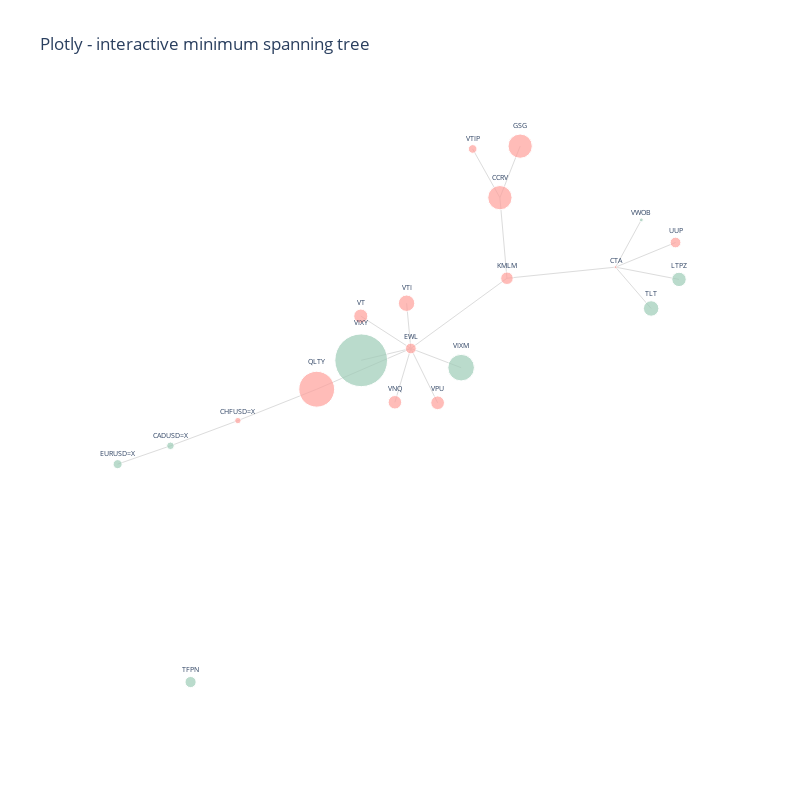

The notebook cell saved with this chart:
### Markdown cell above
To plot the network we define the scatter plot (tracer) and line plot (tracer_marker) series and define some cosmetic parameters which dictate the graph layout.

### Code cell
# Plot graph

# edges
tracer = go.Scatter(
    x=Xedges,
    y=Yedges,
    mode="lines",
    line=dict(color="#DCDCDC", width=1),
    hoverinfo="none",
    showlegend=False,
)


# nodes
tracer_marker = go.Scatter(
    x=Xnodes,
    y=Ynodes,
    mode="markers+text",
    textposition="top center",
    marker=dict(size=node_size, line=dict(width=1), color=node_colour),
    hoverinfo="text",
    hovertext=description,
    text=node_label,
    textfont=dict(size=7),
    showlegend=False,
)


axis_style = dict(
    title="",
    titlefont=dict(size=20),
    showgrid=False,
    zeroline=False,
    showline=False,
    ticks="",
    showticklabels=False,
)


layout = dict(
    title="Plotly - interactive minimum spanning tree",
    width=800,
    height=800,
    autosize=False,
    showlegend=False,
    xaxis=axis_style,
    yaxis=axis_style,
    hovermode="closest",
    plot_bgcolor="#fff",
)


fig = go.Figure()
fig.add_trace(tracer)
fig.add_trace(tracer_marker)
fig.update_layout(layout)

fig.show()

display(
    HTML(
        """
        <p>Node sizes are proportional to the size of
        annualised returns.<br>Node colours signify positive
        or negative returns since beginning of the timeframe.</p>
        """
    )
)

### Figure 1 — Plotly figure (JSON) as saved in the notebook; plotly's stock layout.template omitted (floating-point values rounded to 4 significant figures)
{"data": [{"hoverinfo": "none", "line": {"color": "#DCDCDC", "width": 1}, "mode": "lines", "showlegend": false, "type": "scatter", "x": [-0.6794, -0.506, null, -0.6794, -0.8153, null, 0.1677, 0.2197, null, 0.1677, 0.1858, null, 0.1677, 0.09759, null, -0.506, -0.3034, null, 0.4651, 0.1858, null, 0.4651, 0.6282, null, 0.4651, 0.5565, null, 0.4651, 0.6192, null, 0.4651, 0.5313, null, -0.06133, 0.1858, null, -0.06133, -0.3034, null, -0.06133, 0.06796, null, -0.06133, -0.189, null, -0.06133, -0.1023, null, -0.06133, 0.007514, null, -0.06133, -0.19, null, -0.06133, -0.0723, null], "y": [-0.3234, -0.2512, null, -0.3234, -0.3759, null, 0.3874, 0.5349, null, 0.3874, 0.1566, null, 0.3874, 0.5269, null, -0.2512, -0.1613, null, 0.1883, 0.1566, null, 0.1883, 0.1532, null, 0.1883, 0.06997, null, 0.1883, 0.2589, null, 0.1883, 0.3237, null, -0.04455, 0.1566, null, -0.04455, -0.1613, null, -0.04455, -0.09954, null, -0.04455, -0.07842, null, -0.04455, -0.1987, null, -0.04455, -0.2002, null, -0.04455, 0.04812, null, -0.04455, 0.085, null]}, {"hoverinfo": "text", "hovertext": ["<b>CADUSD=X</b><br>Annualized Returns: 2.3%<br>Annualized Volatility: 7.1%<br><br>Strongest correlations with: <br>EURUSD=X: 0.53<br>CHFUSD=X: 0.44<br>QLTY: -0.27<br><br>Weakest correlations with: <br>VTI: -0.00<br>VT: -0.01<br>LTPZ: -0.01<br>", "<b>CCRV</b><br>Annualized Returns: -23.6%<br>Annualized Volatility: 21.2%<br><br>Strongest correlations with: <br>GSG: 0.92<br>KMLM: 0.35<br>VTIP: 0.35<br><br>Weakest correlations with: <br>CHFUSD=X: -0.01<br>EURUSD=X: -0.03<br>CTA: -0.04<br>", "<b>CHFUSD=X</b><br>Annualized Returns: -1.6%<br>Annualized Volatility: 7.9%<br><br>Strongest correlations with: <br>EURUSD=X: 0.75<br>CADUSD=X: 0.44<br>QLTY: -0.32<br><br>Weakest correlations with: <br>VWOB: -0.00<br>KMLM: 0.00<br>CCRV: -0.01<br>", "<b>CTA</b><br>Annualized Returns: -0.3%<br>Annualized Volatility: 17.2%<br><br>Strongest correlations with: <br>UUP: 0.41<br>VTIP: -0.41<br>KMLM: 0.40<br><br>Weakest correlations with: <br>QLTY: -0.00<br>GSG: -0.03<br>VIXM: 0.03<br>", "<b>EURUSD=X</b><br>Annualized Returns: 3.2%<br>Annualized Volatility: 7.8%<br><br>Strongest correlations with: <br>CHFUSD=X: 0.75<br>CADUSD=X: 0.53<br>QLTY: -0.31<br><br>Weakest correlations with: <br>KMLM: 0.01<br>TFPN: 0.02<br>VTI: -0.02<br>", "<b>EWL</b><br>Annualized Returns: -4.6%<br>Annualized Volatility: 16.4%<br><br>Strongest correlations with: <br>VT: 0.81<br>VTI: 0.74<br>VNQ: 0.62<br><br>Weakest correlations with: <br>CADUSD=X: 0.02<br>EURUSD=X: -0.02<br>CHFUSD=X: -0.07<br>", "<b>GSG</b><br>Annualized Returns: -23.5%<br>Annualized Volatility: 24.2%<br><br>Strongest correlations with: <br>CCRV: 0.92<br>KMLM: 0.36<br>VTIP: 0.35<br><br>Weakest correlations with: <br>CHFUSD=X: -0.02<br>CTA: -0.03<br>EURUSD=X: -0.04<br>", "<b>KMLM</b><br>Annualized Returns: -6.3%<br>Annualized Volatility: 17.2%<br><br>Strongest correlations with: <br>VWOB: -0.49<br>TLT: -0.46<br>CTA: 0.40<br><br>Weakest correlations with: <br>CHFUSD=X: 0.00<br>EURUSD=X: 0.01<br>VIXY: 0.10<br>", "<b>LTPZ</b><br>Annualized Returns: 8.3%<br>Annualized Volatility: 18.5%<br><br>Strongest correlations with: <br>TLT: 0.81<br>VTIP: 0.68<br>VWOB: 0.58<br><br>Weakest correlations with: <br>CADUSD=X: -0.01<br>EURUSD=X: 0.02<br>CHFUSD=X: 0.02<br>", "<b>QLTY</b><br>Annualized Returns: -51.3%<br>Annualized Volatility: 9.7%<br><br>Strongest correlations with: <br>VTI: 0.88<br>VT: 0.82<br>VIXY: -0.55<br><br>Weakest correlations with: <br>CTA: -0.00<br>VTIP: 0.07<br>TFPN: -0.09<br>", "<b>TFPN</b><br>Annualized Returns: 5.0%<br>Annualized Volatility: 6.3%<br><br>Strongest correlations with: <br>KMLM: 0.22<br>CCRV: 0.12<br>LTPZ: -0.12<br><br>Weakest correlations with: <br>VTIP: -0.00<br>VT: -0.01<br>VIXM: 0.01<br>", "<b>TLT</b><br>Annualized Returns: 9.5%<br>Annualized Volatility: 17.6%<br><br>Strongest correlations with: <br>LTPZ: 0.81<br>VWOB: 0.59<br>KMLM: -0.46<br><br>Weakest correlations with: <br>VIXM: -0.01<br>VIXY: 0.01<br>CADUSD=X: -0.04<br>", "<b>UUP</b><br>Annualized Returns: -4.6%<br>Annualized Volatility: 7.5%<br><br>Strongest correlations with: <br>EWL: -0.62<br>VT: -0.54<br>VWOB: -0.51<br><br>Weakest correlations with: <br>CHFUSD=X: -0.01<br>EURUSD=X: -0.02<br>CADUSD=X: -0.04<br>", "<b>VIXM</b><br>Annualized Returns: 28.3%<br>Annualized Volatility: 28.6%<br><br>Strongest correlations with: <br>VIXY: 0.92<br>VT: -0.75<br>VTI: -0.75<br><br>Weakest correlations with: <br>TFPN: 0.01<br>TLT: -0.01<br>EURUSD=X: 0.03<br>", "<b>VIXY</b><br>Annualized Returns: 111.2%<br>Annualized Volatility: 65.7%<br><br>Strongest correlations with: <br>VIXM: 0.92<br>VT: -0.76<br>VTI: -0.76<br><br>Weakest correlations with: <br>TLT: 0.01<br>CADUSD=X: 0.01<br>EURUSD=X: 0.02<br>", "<b>VNQ</b><br>Annualized Returns: -7.3%<br>Annualized Volatility: 20.4%<br><br>Strongest correlations with: <br>VTI: 0.76<br>VT: 0.75<br>VPU: 0.69<br><br>Weakest correlations with: <br>CHFUSD=X: -0.02<br>EURUSD=X: 0.02<br>CADUSD=X: 0.02<br>", "<b>VPU</b><br>Annualized Returns: -7.5%<br>Annualized Volatility: 17.9%<br><br>Strongest correlations with: <br>VNQ: 0.69<br>QLTY: 0.53<br>VTI: 0.52<br><br>Weakest correlations with: <br>CADUSD=X: -0.02<br>CHFUSD=X: -0.04<br>EURUSD=X: -0.06<br>", "<b>VT</b><br>Annualized Returns: -8.0%<br>Annualized Volatility: 16.9%<br><br>Strongest correlations with: <br>VTI: 0.98<br>QLTY: 0.82<br>EWL: 0.81<br><br>Weakest correlations with: <br>TFPN: -0.01<br>CADUSD=X: -0.01<br>EURUSD=X: -0.03<br>", "<b>VTI</b><br>Annualized Returns: -10.8%<br>Annualized Volatility: 18.3%<br><br>Strongest correlations with: <br>VT: 0.98<br>QLTY: 0.88<br>VNQ: 0.76<br><br>Weakest correlations with: <br>CADUSD=X: -0.00<br>TFPN: 0.02<br>EURUSD=X: -0.02<br>", "<b>VTIP</b><br>Annualized Returns: -3.0%<br>Annualized Volatility: 3.3%<br><br>Strongest correlations with: <br>LTPZ: 0.68<br>VWOB: 0.48<br>TLT: 0.45<br><br>Weakest correlations with: <br>TFPN: -0.00<br>EURUSD=X: 0.06<br>CHFUSD=X: 0.06<br>", "<b>VWOB</b><br>Annualized Returns: 0.6%<br>Annualized Volatility: 10.7%<br><br>Strongest correlations with: <br>VT: 0.61<br>TLT: 0.59<br>LTPZ: 0.58<br><br>Weakest correlations with: <br>CHFUSD=X: -0.00<br>EURUSD=X: 0.02<br>TFPN: -0.03<br>"], "marker": {"color": ["#9eccb7", "#ffa09b", "#ffa09b", "#ffa09b", "#9eccb7", "#ffa09b", "#ffa09b", "#ffa09b", "#9eccb7", "#ffa09b", "#9eccb7", "#9eccb7", "#ffa09b", "#9eccb7", "#9eccb7", "#ffa09b", "#ffa09b", "#ffa09b", "#ffa09b", "#ffa09b", "#9eccb7"], "line": {"width": 1}, "size": [7.578, 24.27, 6.349, 2.827, 9.003, 10.74, 24.24, 12.51, 14.38, 35.81, 11.14, 15.44, 10.72, 26.58, 52.72, 13.5, 13.71, 14.13, 16.41, 8.636, 3.775]}, "mode": "markers+text", "showlegend": false, "text": ["CADUSD=X", "CCRV", "CHFUSD=X", "CTA", "EURUSD=X", "EWL", "GSG", "KMLM", "LTPZ", "QLTY", "TFPN", "TLT", "UUP", "VIXM", "VIXY", "VNQ", "VPU", "VT", "VTI", "VTIP", "VWOB"], "textfont": {"size": 7}, "textposition": "top center", "type": "scatter", "x": [-0.6794, 0.1677, -0.506, 0.4651, -0.8153, -0.06133, 0.2197, 0.1858, 0.6282, -0.3034, -0.6277, 0.5565, 0.6192, 0.06796, -0.189, -0.1023, 0.007514, -0.19, -0.0723, 0.09759, 0.5313], "y": [-0.3234, 0.3874, -0.2512, 0.1883, -0.3759, -0.04455, 0.5349, 0.1566, 0.1532, -0.1613, -1, 0.06997, 0.2589, -0.09954, -0.07842, -0.1987, -0.2002, 0.04812, 0.085, 0.5269, 0.3237]}], "layout": {"autosize": false, "height": 800, "hovermode": "closest", "plot_bgcolor": "#fff", "showlegend": false, "title": {"text": "Plotly - interactive minimum spanning tree"}, "width": 800, "xaxis": {"showgrid": false, "showline": false, "showticklabels": false, "ticks": "", "title": {"font": {"size": 20}, "text": ""}, "zeroline": false}, "yaxis": {"showgrid": false, "showline": false, "showticklabels": false, "ticks": "", "title": {"font": {"size": 20}, "text": ""}, "zeroline": false}}}
